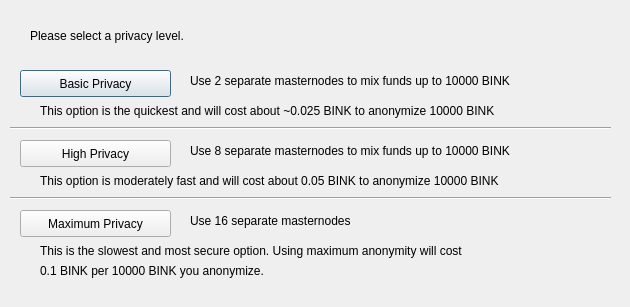
<?xml version="1.0" encoding="UTF-8"?>
<ui version="4.0">
 <class>ObfuscationConfig</class>
 <widget class="QDialog" name="ObfuscationConfig">
  <property name="geometry">
   <rect>
    <x>0</x>
    <y>0</y>
    <width>630</width>
    <height>307</height>
   </rect>
  </property>
  <property name="windowTitle">
   <string>Configure Obfuscation</string>
  </property>
  <widget class="QPushButton" name="buttonBasic">
   <property name="geometry">
    <rect>
     <x>20</x>
     <y>70</y>
     <width>151</width>
     <height>27</height>
    </rect>
   </property>
   <property name="text">
    <string>Basic Privacy</string>
   </property>
  </widget>
  <widget class="QPushButton" name="buttonHigh">
   <property name="geometry">
    <rect>
     <x>20</x>
     <y>140</y>
     <width>151</width>
     <height>27</height>
    </rect>
   </property>
   <property name="text">
    <string>High Privacy</string>
   </property>
  </widget>
  <widget class="QPushButton" name="buttonMax">
   <property name="geometry">
    <rect>
     <x>20</x>
     <y>210</y>
     <width>151</width>
     <height>27</height>
    </rect>
   </property>
   <property name="text">
    <string>Maximum Privacy</string>
   </property>
  </widget>
  <widget class="QLabel" name="label">
   <property name="geometry">
    <rect>
     <x>30</x>
     <y>20</y>
     <width>571</width>
     <height>31</height>
    </rect>
   </property>
   <property name="text">
    <string>Please select a privacy level.</string>
   </property>
  </widget>
  <widget class="QLabel" name="label_2">
   <property name="geometry">
    <rect>
     <x>190</x>
     <y>70</y>
     <width>421</width>
     <height>21</height>
    </rect>
   </property>
   <property name="text">
    <string>Use 2 separate masternodes to mix funds up to 10000 BINK</string>
   </property>
  </widget>
  <widget class="QLabel" name="label_3">
   <property name="geometry">
    <rect>
     <x>190</x>
     <y>140</y>
     <width>411</width>
     <height>21</height>
    </rect>
   </property>
   <property name="text">
    <string>Use 8 separate masternodes to mix funds up to 10000 BINK</string>
   </property>
  </widget>
  <widget class="QLabel" name="label_4">
   <property name="geometry">
    <rect>
     <x>190</x>
     <y>210</y>
     <width>421</width>
     <height>21</height>
    </rect>
   </property>
   <property name="text">
    <string>Use 16 separate masternodes</string>
   </property>
  </widget>
  <widget class="QLabel" name="label_6">
   <property name="geometry">
    <rect>
     <x>40</x>
     <y>100</y>
     <width>561</width>
     <height>21</height>
    </rect>
   </property>
   <property name="text">
    <string>This option is the quickest and will cost about ~0.025 BINK to anonymize 10000 BINK</string>
   </property>
  </widget>
  <widget class="QLabel" name="label_7">
   <property name="geometry">
    <rect>
     <x>40</x>
     <y>170</y>
     <width>561</width>
     <height>21</height>
    </rect>
   </property>
   <property name="text">
    <string>This option is moderately fast and will cost about 0.05 BINK to anonymize 10000 BINK</string>
   </property>
  </widget>
  <widget class="QLabel" name="label_8">
   <property name="geometry">
    <rect>
     <x>40</x>
     <y>240</y>
     <width>561</width>
     <height>21</height>
    </rect>
   </property>
   <property name="text">
    <string>This is the slowest and most secure option. Using maximum anonymity will cost</string>
   </property>
  </widget>
  <widget class="QLabel" name="label_9">
   <property name="geometry">
    <rect>
     <x>40</x>
     <y>260</y>
     <width>561</width>
     <height>21</height>
    </rect>
   </property>
   <property name="text">
    <string>0.1 BINK per 10000 BINK you anonymize.</string>
   </property>
  </widget>
  <widget class="Line" name="line">
   <property name="geometry">
    <rect>
     <x>10</x>
     <y>120</y>
     <width>601</width>
     <height>16</height>
    </rect>
   </property>
   <property name="orientation">
    <enum>Qt::Horizontal</enum>
   </property>
  </widget>
  <widget class="Line" name="line_2">
   <property name="geometry">
    <rect>
     <x>10</x>
     <y>190</y>
     <width>601</width>
     <height>16</height>
    </rect>
   </property>
   <property name="orientation">
    <enum>Qt::Horizontal</enum>
   </property>
  </widget>
 </widget>
 <resources/>
 <connections/>
</ui>
